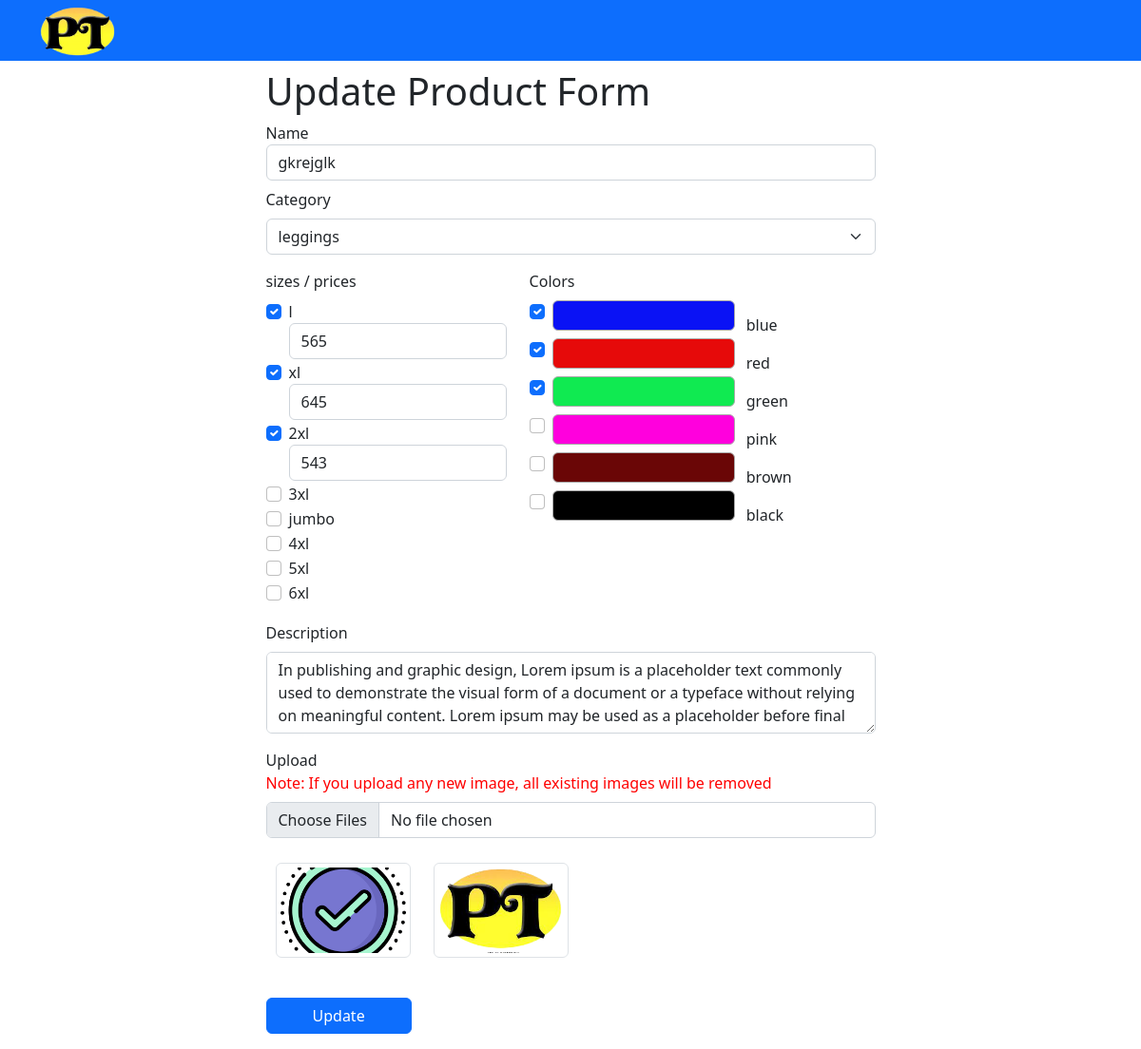
The app's page /update/7, older data.
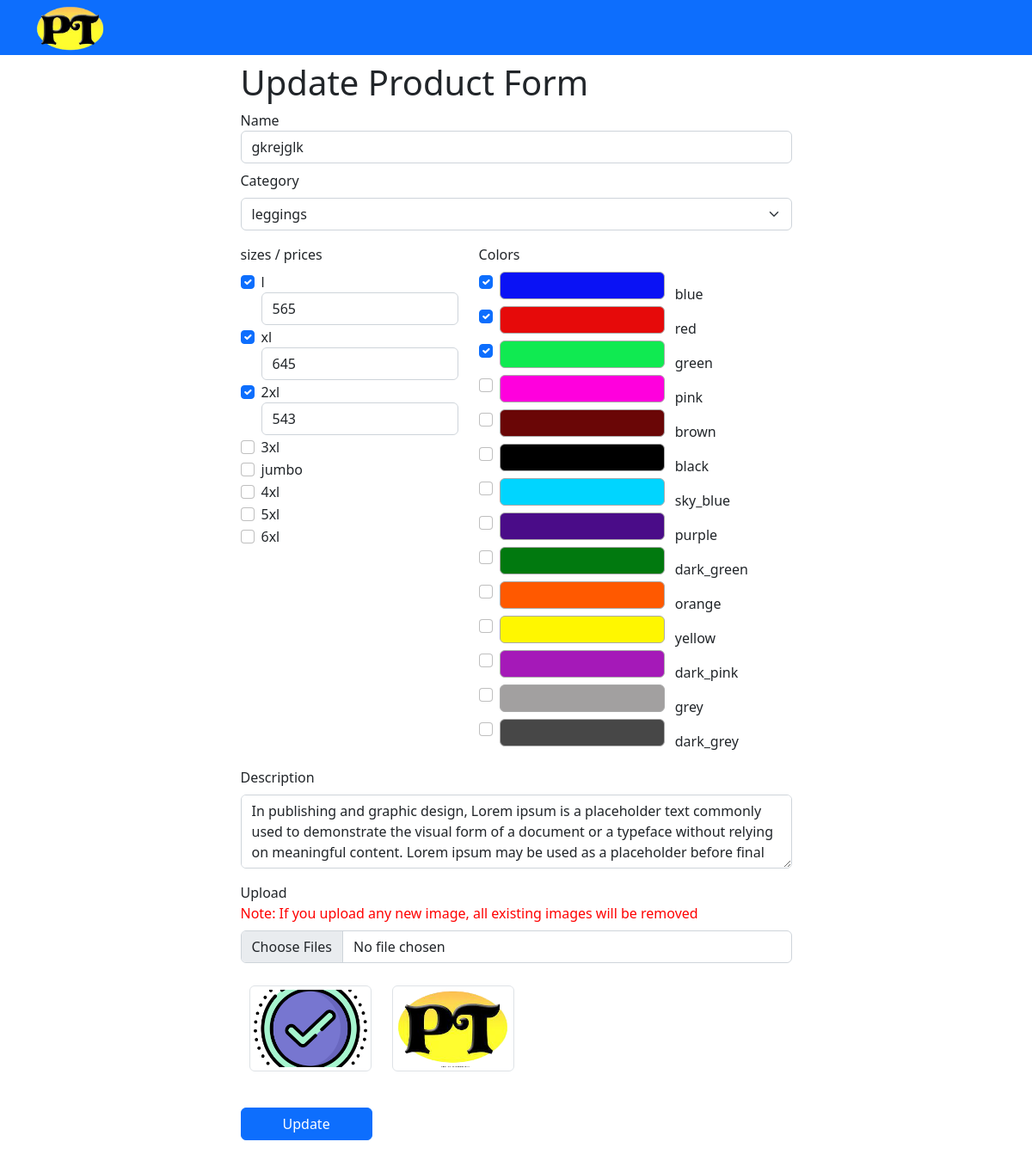
The same page, newer data.
### main.py (models this page shows)
class Product(db.Model):
    __tablename__ = "roduct"
    id = db.Column(db.Integer, primary_key=True)
    name = db.Column(db.String(50), nullable=False)
    category = db.Column(db.String(50), nullable=False)
    sizes_prices = db.Column(db.String(200), nullable=False)
    colors = db.Column(db.String(1500), nullable=False)
    description = db.Column(db.String(1500), nullable=False)
    imageAdd = db.Column(db.String(600), nullable=False)

class Size(db.Model):
    __tablename__ = "size"
    id = db.Column(db.Integer, primary_key=True)
    name = db.Column(db.String(50), nullable=False)

class Color(db.Model):
    __tablename__ = "color"
    id = db.Column(db.Integer, primary_key=True)
    name = db.Column(db.String(50), nullable=False)
    number = db.Column(db.Integer, nullable=False)
    color = db.Column(db.String(7), nullable=False)

### main.py (the view, shortened to what this page needs)
@app.route('/update/<int:id>', methods=['POST','GET'])
def update(id):
    product = Product.query.get_or_404(id)
    productstr = Product.query.filter_by(id=id).first()
    product = stl(productstr)
    i=int(product["id"])
    name=product["name"]
    category=product["category"]
    s=[i[0] for i in product["sizes_prices"]]
    p=[i[1] for i in product["sizes_prices"]]
    c=[i[2] for i in product["colors"]]
    description=product["description"]
    imageAdd=product["imageAdd"]
    l=[s,p,c,i,name,description,imageAdd,category]
    color_data = Color.query.all()
    size_data = Size.query.all()
    category_data = Category.query.all()
    return render_template('update.html', l=l, color_data=color_data, size_data=size_data, category_data=category_data)

### main.py (called while the page is built)
def stl(product):
    id = product.id
    name = product.name
    category = product.category
    sizes_prices = ast.literal_eval(product.sizes_prices)
    colors = ast.literal_eval(product.colors)
    description = product.description
    imageAdd = ast.literal_eval(product.imageAdd)
    l={'id':id,'name':name, 'category':category, 'sizes_prices':sizes_prices,'colors':colors,'description':description,'imageAdd':imageAdd}
    return l

### templates/update.html (shortened to what this page needs)
{% extends 'base.html' %} {% block body %}
<link rel="stylesheet" href="{{url_for('static',filename='css/form.css')}}" />
<div class="container">
  <div class="row justify-content-center">
    <div class="col-md-7">
      <h1 class="mt-2">Update Product Form</h1>
      <form enctype="multipart/form-data" method="POST" action="{{ url_for('update',id=l[3] )}}">
        <div class="form-group mt-2">
          <label for="name">Name</label>
          <input type="text" value="{{l[4]}}" class="form-control" id="name" name="name" maxlength="50" required
            placeholder="Enter name" oninput="onlyAlphanumericUnderscore(event)" />
        </div>
        <div class="form-group mt-2">
          <label for="name">Category</label>
          <select class="form-select mt-2"  name="category" aria-label="Default select example">
            <option value={{l[7]}} >{{l[7]}}</option>
          </select>
        </div>
        <div class="row justify-content-between">
          <div class="col-md-5">
            <label class="mt-3" for="color">sizes / prices</label><br />
            <div class="form-group mt-2">
              {% set count = namespace(value=-1) %}
              {% for size in size_data %}
                <div class="form-check">
                  <input class="form-check-input" value="{{size.name}}" type="checkbox" name="size"
                    id="checkbox-{{size.name}}" {% if size.name in l[0] %} checked {% set count.value = count.value + 1 %}{% endif %} >
                  <label class="form-check-label" for="checkbox-{{size.name}}">{{size.name}}</label>
                  <input class="form-control {% if not size.name in l[0] %} hidden-input {% endif %}" type="number" class="price" id="input-{{size.name}}"
                    name="price" {% if size.name in l[0] %} value={{l[1][count.value]}} {% endif %} placeholder="Price">
                </div>
                {% endfor %}
            </div>
          </div>
          <div class="col-md-7">
            <label class="mt-3" for="color">Colors</label>
            <div class="form-group mt-2">
              {% for color in color_data %}
              <div class="form-check form-check-inline">
                <input class="form-check-input" value="{{color.name}}-{{color.number}}-{{color.color}}" type="checkbox"
                  name="color" id="color-{{color.name}}" {% if color.color in l[2] %} checked {% endif %} />
                <label class="form-check-label" for="color-{{color.name}}"><span class="color-swatch rounded"
                    style="background-color: {{color.color}}; width:12rem; height:2rem"></span>
                  {{color.name}}</label>
              </div>
              {% endfor %}
            </div>
          </div>
        </div>
        <div class="form-group mt-3">
          <label for="description">Description</label>
          <textarea class="form-control mt-2" id="description" name="description" rows="3" maxlength="1500" required>{{l[5]}}</textarea>
        </div>
        <div>
          <div class="form-group">
            <label for="photo" class="col-sm-2 control-label mt-3">Upload</label>
            <div>
              <label style="color: red;">Note: If you upload any new image, all existing images will be removed</label>
              <input type="file" class="form-control mt-2" name="photo" id="photo" accept=".png, .jpg, .jpeg"
                onchange="readFile(this);" max="10" size="1000000" multiple />
            </div>
          </div>
          <div id="photos" class="row py-3">
            {% for i in l[6] %}
            <div class="col-md-3 col-sm-3 col-xs-3"><img src="{{ url_for('static', filename='uploads/' + i) }}" class="img-thumbnail"></div>
            {% endfor %}
          </div>
        </div>
        <button type="submit" class="btn btn-primary my-3 px-5">Update</button>
      </form>
    </div>
  </div>
</div>
{% endblock body %}

### templates/base.html (shortened to what this page needs)
<!DOCTYPE html>
<html lang="en">
<head>
  <link href="https://cdn.jsdelivr.net/npm/bootstrap@5.2.3/dist/css/bootstrap.min.css" rel="stylesheet"
 />
</head>
<body>
  <nav class="navbar navbar-expand-lg navbar-light bg-primary sticky-top py-1">
    <div class="container">
      <a class="navbar-brand py-0" href="{{ url_for('home') }}"><img width="80" src="{{url_for('static',filename='images/logo3.png')}}"
          alt="" /></a>
    </div>
  </nav>
  {% block body %}
  {% endblock body %}
</body>
</html>

### static/css/form.css (style rules this page uses)
.color-swatch { display: inline-block; width: 1em; height: 1em; margin-right: 0.5em; border: 1px solid #aaa; border-radius: 50%; }
.img-thumbnail { width: 100%; height: 100px; object-fit: cover; object-position: center; margin: 10px; }

### templates/base.html (style rules this page uses)
body { min-width: 100%; }

Row changes from the older to the newer data that the page shows:
added Color: name "sky_blue"
added Color: name "purple"
added Color: name "dark_green"
added Color: name "orange"
added Color: name "yellow"
added Color: name "dark_pink"
added Color: name "grey"
added Color: name "dark_grey"
